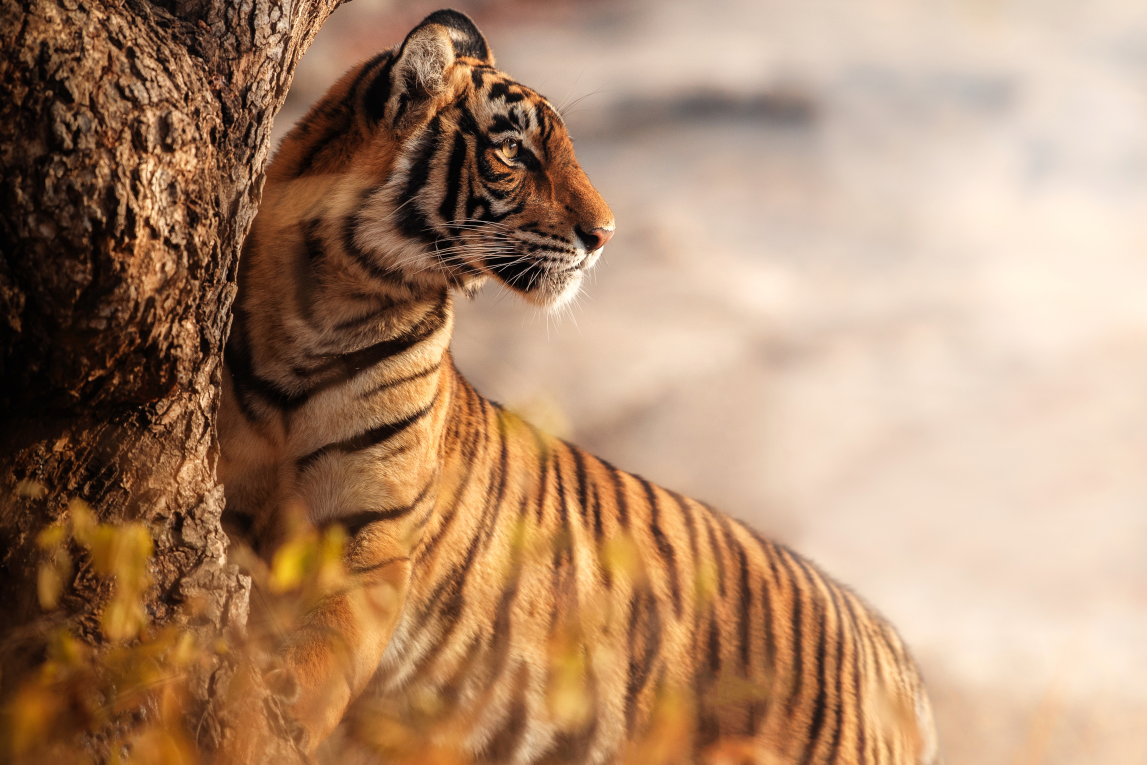
#> input picture Practi #1/Tiger.jpg, 3439 x 2293 px, given in place of Tiger.png, which was not available (shown at 1/3 size)
$ python 2Alt.py
#> lines starting #> are read from the running program, lines starting #| are printed output that depends on the picture; pictures that were not available may be replaced by others from this repository, and a replacement may not be noted
from skimage.exposure import rescale_intensity
import numpy as np
import argparse
import cv2
import numpy as np
import matplotlib.pyplot as plt
from PIL import Image,ImageFilter


img1= cv2.imread("TALLER 1 (2.0)/Tiger.png", 0)
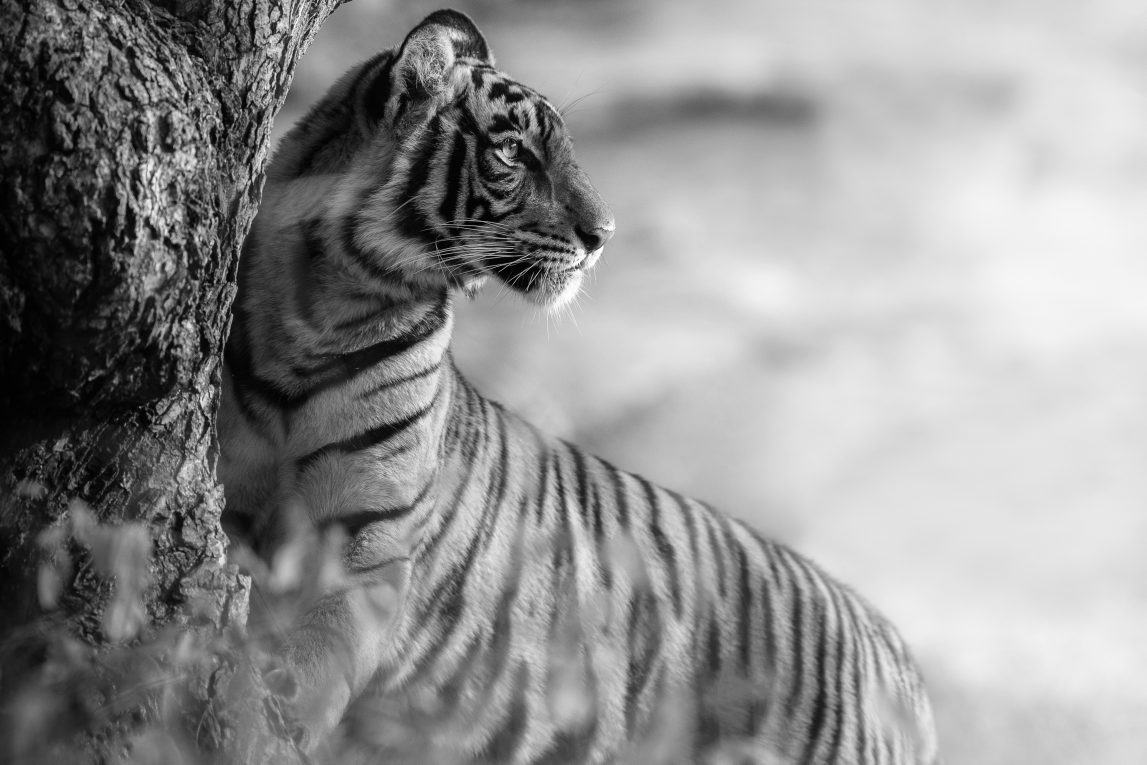
#> img1: shape (2293, 3439) (shown at 1/3 size); min 0, max 255, mean 145.3
img2 = cv2.resize(img1, (640, 420))
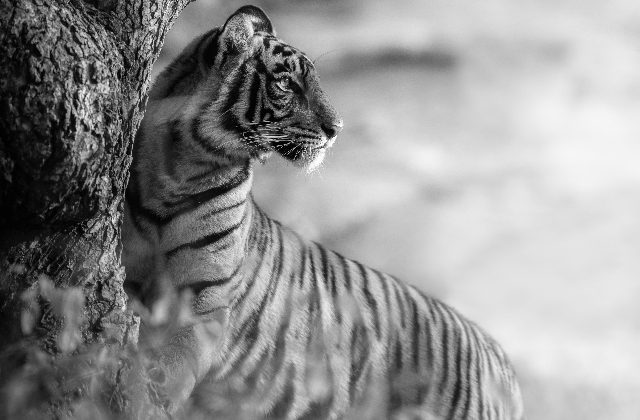
#> img2: shape (420, 640); min 1, max 255, mean 145.1
height, width = img2 .shape[:2]
#> height = 420; width = 640
#kern = np.array([[0, -1, 0], [-1, 4, -1], [0, -1, 0]])
kern = np.array([[-1, -1, -1], [-1, 8, -1], [-1, -1, -1]])
imgFpa = cv2.filter2D(img2, ddepth=-1, kernel=kern, anchor=(-1, -1))  # Aplicamos el kernel a la imagen con la funcion filter2D
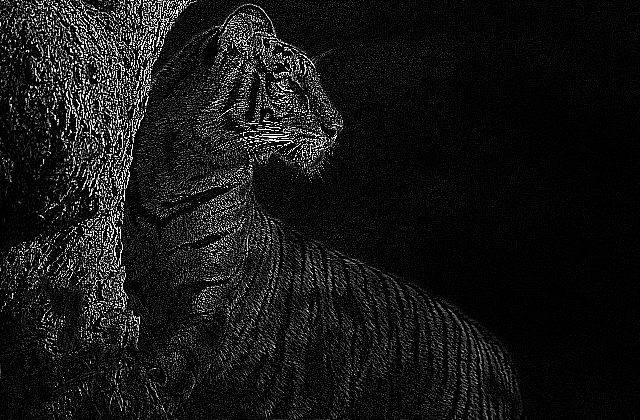
#> imgFpa: shape (420, 640); min 0, max 255, mean 21.4
cv2.imshow('Imagen original                               Imagen filtrada', np.hstack([img2, imgFpa]))  # Mostramos las imagenes
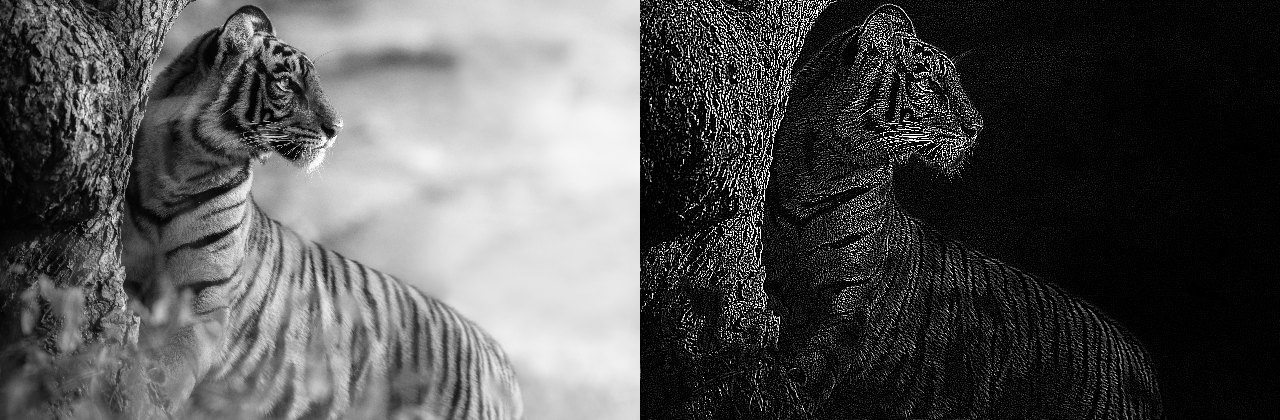
#> window 'Imagen original               ': shape (420, 1280); min 0, max 255, mean 83.3
cv2.waitKey(0)  # Se espera a pulsar cualquier tecla para cerrar la imagen
cv2.destroyAllWindows()  # Cierre de ventanas
